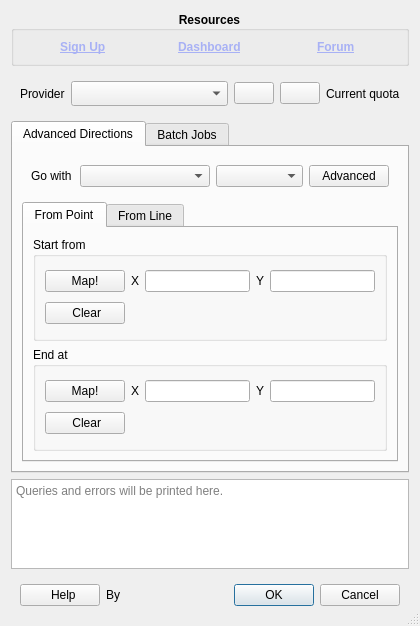
<?xml version="1.0" encoding="UTF-8"?>
<ui version="4.0">
 <class>ORStoolsDialogBase</class>
 <widget class="QDialog" name="ORStoolsDialogBase">
  <property name="geometry">
   <rect>
    <x>0</x>
    <y>0</y>
    <width>420</width>
    <height>626</height>
   </rect>
  </property>
  <property name="windowTitle">
   <string>ORS Tools</string>
  </property>
  <property name="sizeGripEnabled">
   <bool>true</bool>
  </property>
  <layout class="QVBoxLayout" name="verticalLayout_5">
   <item>
    <widget class="QGroupBox" name="resources_group">
     <property name="font">
      <font>
       <weight>75</weight>
       <bold>true</bold>
      </font>
     </property>
     <property name="title">
      <string>Resources</string>
     </property>
     <property name="alignment">
      <set>Qt::AlignCenter</set>
     </property>
     <property name="flat">
      <bool>false</bool>
     </property>
     <layout class="QHBoxLayout" name="horizontalLayout_3">
      <item alignment="Qt::AlignHCenter">
       <widget class="QLabel" name="label_3">
        <property name="font">
         <font>
          <weight>50</weight>
          <bold>false</bold>
         </font>
        </property>
        <property name="text">
         <string>&lt;html&gt;&lt;head/&gt;&lt;body&gt;&lt;p&gt;&lt;a href=&quot;https://openrouteservice.org/dev/#/signup&quot;&gt;&lt;span style=&quot;font-weight: bold; text-decoration: underline; color:#a8b1f5;&quot;&gt;Sign Up&lt;/span&gt;&lt;/a&gt;&lt;/p&gt;&lt;/body&gt;&lt;/html&gt;</string>
        </property>
        <property name="openExternalLinks">
         <bool>true</bool>
        </property>
       </widget>
      </item>
      <item alignment="Qt::AlignHCenter">
       <widget class="QLabel" name="label_2">
        <property name="font">
         <font>
          <weight>50</weight>
          <bold>false</bold>
         </font>
        </property>
        <property name="text">
         <string>&lt;html&gt;&lt;head/&gt;&lt;body&gt;&lt;p&gt;&lt;a href=&quot;https://openrouteservice.org/dev/#/home&quot;&gt;&lt;span style=&quot;font-weight: bold; text-decoration: underline; color:#a8b1f5;&quot;&gt;Dashboard&lt;/span&gt;&lt;/a&gt;&lt;/p&gt;&lt;/body&gt;&lt;/html&gt;</string>
        </property>
        <property name="openExternalLinks">
         <bool>true</bool>
        </property>
       </widget>
      </item>
      <item alignment="Qt::AlignHCenter">
       <widget class="QLabel" name="label">
        <property name="font">
         <font>
          <weight>50</weight>
          <bold>false</bold>
         </font>
        </property>
        <property name="text">
         <string>&lt;html&gt;&lt;head/&gt;&lt;body&gt;&lt;p&gt;&lt;a href=&quot;https://ask.openrouteservice.org/c/sdks&quot;&gt;&lt;span style=&quot;font-weight: bold; text-decoration: underline; color:#a8b1f5;&quot;&gt;Forum&lt;/span&gt;&lt;/a&gt;&lt;/p&gt;&lt;/body&gt;&lt;/html&gt;</string>
        </property>
        <property name="openExternalLinks">
         <bool>true</bool>
        </property>
       </widget>
      </item>
     </layout>
    </widget>
   </item>
   <item>
    <widget class="QWidget" name="widget_4" native="true">
     <property name="sizePolicy">
      <sizepolicy hsizetype="Preferred" vsizetype="Fixed">
       <horstretch>0</horstretch>
       <verstretch>0</verstretch>
      </sizepolicy>
     </property>
     <layout class="QHBoxLayout" name="horizontalLayout_7" stretch="0,0,0,0,0">
      <item>
       <widget class="QLabel" name="label_15">
        <property name="text">
         <string>Provider</string>
        </property>
       </widget>
      </item>
      <item>
       <widget class="QComboBox" name="provider_combo">
        <property name="sizePolicy">
         <sizepolicy hsizetype="Expanding" vsizetype="Fixed">
          <horstretch>0</horstretch>
          <verstretch>0</verstretch>
         </sizepolicy>
        </property>
        <property name="minimumSize">
         <size>
          <width>150</width>
          <height>25</height>
         </size>
        </property>
       </widget>
      </item>
      <item>
       <widget class="QPushButton" name="provider_refresh">
        <property name="sizePolicy">
         <sizepolicy hsizetype="Fixed" vsizetype="Fixed">
          <horstretch>0</horstretch>
          <verstretch>0</verstretch>
         </sizepolicy>
        </property>
        <property name="text">
         <string/>
        </property>
        <property name="icon">
         <iconset resource="resources.qrc">
          <normaloff>:/plugins/ORStools/img/icon_refresh.png</normaloff>:/plugins/ORStools/img/icon_refresh.png</iconset>
        </property>
       </widget>
      </item>
      <item>
       <widget class="QPushButton" name="provider_config">
        <property name="sizePolicy">
         <sizepolicy hsizetype="Fixed" vsizetype="Fixed">
          <horstretch>0</horstretch>
          <verstretch>0</verstretch>
         </sizepolicy>
        </property>
        <property name="text">
         <string/>
        </property>
        <property name="icon">
         <iconset resource="resources.qrc">
          <normaloff>:/plugins/ORStools/img/icon_settings.png</normaloff>:/plugins/ORStools/img/icon_settings.png</iconset>
        </property>
       </widget>
      </item>
      <item>
       <widget class="QLabel" name="quota_text">
        <property name="text">
         <string>Current quota</string>
        </property>
       </widget>
      </item>
     </layout>
    </widget>
   </item>
   <item>
    <widget class="QTabWidget" name="tabWidget">
     <property name="sizePolicy">
      <sizepolicy hsizetype="Expanding" vsizetype="Expanding">
       <horstretch>0</horstretch>
       <verstretch>0</verstretch>
      </sizepolicy>
     </property>
     <property name="currentIndex">
      <number>0</number>
     </property>
     <property name="usesScrollButtons">
      <bool>true</bool>
     </property>
     <widget class="QWidget" name="qwidget">
      <attribute name="title">
       <string>Advanced Directions</string>
      </attribute>
      <layout class="QVBoxLayout" name="verticalLayout_7">
       <item>
        <widget class="QWidget" name="routing_travel_group" native="true">
         <layout class="QHBoxLayout" name="horizontalLayout_2" stretch="1,3,2,0">
          <item>
           <widget class="QLabel" name="routing_travel_label">
            <property name="text">
             <string>Go with</string>
            </property>
           </widget>
          </item>
          <item>
           <widget class="QComboBox" name="routing_travel_combo">
            <property name="toolTip">
             <string>Mode of travel</string>
            </property>
           </widget>
          </item>
          <item>
           <widget class="QComboBox" name="routing_preference_combo">
            <property name="toolTip">
             <string>Preference</string>
            </property>
           </widget>
          </item>
          <item>
           <widget class="QPushButton" name="routing_advanced_button">
            <property name="toolTip">
             <string>Advanced options</string>
            </property>
            <property name="text">
             <string>Advanced</string>
            </property>
           </widget>
          </item>
         </layout>
        </widget>
       </item>
       <item>
        <widget class="QTabWidget" name="routing_tab">
         <property name="currentIndex">
          <number>0</number>
         </property>
         <widget class="QWidget" name="tab_frompoint">
          <attribute name="title">
           <string>From Point</string>
          </attribute>
          <layout class="QVBoxLayout" name="verticalLayout_6">
           <item>
            <widget class="QGroupBox" name="routing_frompoint_start_group">
             <property name="sizePolicy">
              <sizepolicy hsizetype="Preferred" vsizetype="Minimum">
               <horstretch>0</horstretch>
               <verstretch>0</verstretch>
              </sizepolicy>
             </property>
             <property name="title">
              <string>Start from</string>
             </property>
             <layout class="QGridLayout" name="gridLayout_6">
              <item row="0" column="0">
               <widget class="QPushButton" name="routing_frompoint_start_map">
                <property name="sizePolicy">
                 <sizepolicy hsizetype="Fixed" vsizetype="Fixed">
                  <horstretch>0</horstretch>
                  <verstretch>0</verstretch>
                 </sizepolicy>
                </property>
                <property name="text">
                 <string>Map!</string>
                </property>
               </widget>
              </item>
              <item row="0" column="1">
               <widget class="QLabel" name="label_6">
                <property name="sizePolicy">
                 <sizepolicy hsizetype="Fixed" vsizetype="Preferred">
                  <horstretch>0</horstretch>
                  <verstretch>0</verstretch>
                 </sizepolicy>
                </property>
                <property name="text">
                 <string>X</string>
                </property>
               </widget>
              </item>
              <item row="0" column="3">
               <widget class="QLabel" name="label_9">
                <property name="sizePolicy">
                 <sizepolicy hsizetype="Fixed" vsizetype="Preferred">
                  <horstretch>0</horstretch>
                  <verstretch>0</verstretch>
                 </sizepolicy>
                </property>
                <property name="text">
                 <string>Y</string>
                </property>
               </widget>
              </item>
              <item row="1" column="0">
               <widget class="QPushButton" name="routing_frompoint_start_clear">
                <property name="sizePolicy">
                 <sizepolicy hsizetype="Fixed" vsizetype="Fixed">
                  <horstretch>0</horstretch>
                  <verstretch>0</verstretch>
                 </sizepolicy>
                </property>
                <property name="text">
                 <string> Clear</string>
                </property>
                <property name="icon">
                 <iconset resource="resources.qrc">
                  <normaloff>:/plugins/ORStools/img/icon_clear.png</normaloff>:/plugins/ORStools/img/icon_clear.png</iconset>
                </property>
               </widget>
              </item>
              <item row="0" column="2">
               <widget class="QgsFilterLineEdit" name="routing_frompoint_start_x">
                <property name="sizePolicy">
                 <sizepolicy hsizetype="Maximum" vsizetype="Fixed">
                  <horstretch>0</horstretch>
                  <verstretch>0</verstretch>
                 </sizepolicy>
                </property>
                <property name="maximumSize">
                 <size>
                  <width>120</width>
                  <height>25</height>
                 </size>
                </property>
                <property name="qgisRelation" stdset="0">
                 <string/>
                </property>
               </widget>
              </item>
              <item row="0" column="4">
               <widget class="QgsFilterLineEdit" name="routing_frompoint_start_y">
                <property name="sizePolicy">
                 <sizepolicy hsizetype="Maximum" vsizetype="Fixed">
                  <horstretch>0</horstretch>
                  <verstretch>0</verstretch>
                 </sizepolicy>
                </property>
                <property name="maximumSize">
                 <size>
                  <width>120</width>
                  <height>25</height>
                 </size>
                </property>
                <property name="qgisRelation" stdset="0">
                 <string notr="true"/>
                </property>
               </widget>
              </item>
             </layout>
            </widget>
           </item>
           <item>
            <widget class="QGroupBox" name="routing_frompoint_end_group">
             <property name="title">
              <string>End at</string>
             </property>
             <layout class="QGridLayout" name="gridLayout_7">
              <item row="0" column="1">
               <widget class="QLabel" name="label_10">
                <property name="sizePolicy">
                 <sizepolicy hsizetype="Fixed" vsizetype="Preferred">
                  <horstretch>0</horstretch>
                  <verstretch>0</verstretch>
                 </sizepolicy>
                </property>
                <property name="text">
                 <string>X</string>
                </property>
               </widget>
              </item>
              <item row="0" column="0">
               <widget class="QPushButton" name="routing_frompoint_end_map">
                <property name="sizePolicy">
                 <sizepolicy hsizetype="Fixed" vsizetype="Fixed">
                  <horstretch>0</horstretch>
                  <verstretch>0</verstretch>
                 </sizepolicy>
                </property>
                <property name="text">
                 <string>Map!</string>
                </property>
               </widget>
              </item>
              <item row="1" column="0">
               <widget class="QPushButton" name="routing_frompoint_end_clear">
                <property name="sizePolicy">
                 <sizepolicy hsizetype="Fixed" vsizetype="Fixed">
                  <horstretch>0</horstretch>
                  <verstretch>0</verstretch>
                 </sizepolicy>
                </property>
                <property name="text">
                 <string> Clear</string>
                </property>
                <property name="icon">
                 <iconset resource="resources.qrc">
                  <normaloff>:/plugins/ORStools/img/icon_clear.png</normaloff>:/plugins/ORStools/img/icon_clear.png</iconset>
                </property>
               </widget>
              </item>
              <item row="0" column="2">
               <widget class="QgsFilterLineEdit" name="routing_frompoint_end_x">
                <property name="sizePolicy">
                 <sizepolicy hsizetype="Maximum" vsizetype="Fixed">
                  <horstretch>0</horstretch>
                  <verstretch>0</verstretch>
                 </sizepolicy>
                </property>
                <property name="maximumSize">
                 <size>
                  <width>120</width>
                  <height>25</height>
                 </size>
                </property>
                <property name="qgisRelation" stdset="0">
                 <string/>
                </property>
               </widget>
              </item>
              <item row="0" column="3">
               <widget class="QLabel" name="label_11">
                <property name="sizePolicy">
                 <sizepolicy hsizetype="Fixed" vsizetype="Preferred">
                  <horstretch>0</horstretch>
                  <verstretch>0</verstretch>
                 </sizepolicy>
                </property>
                <property name="text">
                 <string>Y</string>
                </property>
               </widget>
              </item>
              <item row="0" column="4">
               <widget class="QgsFilterLineEdit" name="routing_frompoint_end_y">
                <property name="sizePolicy">
                 <sizepolicy hsizetype="Maximum" vsizetype="Fixed">
                  <horstretch>0</horstretch>
                  <verstretch>0</verstretch>
                 </sizepolicy>
                </property>
                <property name="maximumSize">
                 <size>
                  <width>120</width>
                  <height>25</height>
                 </size>
                </property>
                <property name="qgisRelation" stdset="0">
                 <string notr="true"/>
                </property>
               </widget>
              </item>
             </layout>
            </widget>
           </item>
          </layout>
         </widget>
         <widget class="QWidget" name="tab_fromline">
          <attribute name="title">
           <string>From Line</string>
          </attribute>
          <layout class="QGridLayout" name="gridLayout">
           <item row="0" column="0">
            <widget class="QPushButton" name="routing_fromline_map">
             <property name="sizePolicy">
              <sizepolicy hsizetype="Fixed" vsizetype="Fixed">
               <horstretch>0</horstretch>
               <verstretch>0</verstretch>
              </sizepolicy>
             </property>
             <property name="text">
              <string>Map!</string>
             </property>
            </widget>
           </item>
           <item row="0" column="1">
            <widget class="QPushButton" name="routing_fromline_remove">
             <property name="sizePolicy">
              <sizepolicy hsizetype="Fixed" vsizetype="Fixed">
               <horstretch>0</horstretch>
               <verstretch>0</verstretch>
              </sizepolicy>
             </property>
             <property name="maximumSize">
              <size>
               <width>30</width>
               <height>25</height>
              </size>
             </property>
             <property name="text">
              <string>&lt;</string>
             </property>
            </widget>
           </item>
           <item row="0" column="2" rowspan="3">
            <widget class="QListWidget" name="routing_fromline_list">
             <property name="sizePolicy">
              <sizepolicy hsizetype="Expanding" vsizetype="Minimum">
               <horstretch>0</horstretch>
               <verstretch>0</verstretch>
              </sizepolicy>
             </property>
             <property name="minimumSize">
              <size>
               <width>0</width>
               <height>210</height>
              </size>
             </property>
             <property name="selectionMode">
              <enum>QAbstractItemView::MultiSelection</enum>
             </property>
            </widget>
           </item>
           <item row="1" column="0">
            <widget class="QPushButton" name="routing_fromline_clear">
             <property name="sizePolicy">
              <sizepolicy hsizetype="Fixed" vsizetype="Fixed">
               <horstretch>0</horstretch>
               <verstretch>0</verstretch>
              </sizepolicy>
             </property>
             <property name="text">
              <string> Clear</string>
             </property>
             <property name="icon">
              <iconset>
               <normaloff>img/icon_clear.png</normaloff>img/icon_clear.png</iconset>
             </property>
            </widget>
           </item>
          </layout>
         </widget>
        </widget>
       </item>
      </layout>
     </widget>
     <widget class="QWidget" name="batch_tab">
      <attribute name="title">
       <string>Batch Jobs</string>
      </attribute>
      <layout class="QVBoxLayout" name="verticalLayout">
       <item>
        <widget class="QGroupBox" name="groupBox">
         <property name="title">
          <string>Directions</string>
         </property>
         <layout class="QHBoxLayout" name="horizontalLayout">
          <item>
           <widget class="QPushButton" name="batch_line">
            <property name="sizePolicy">
             <sizepolicy hsizetype="Minimum" vsizetype="Fixed">
              <horstretch>0</horstretch>
              <verstretch>0</verstretch>
             </sizepolicy>
            </property>
            <property name="text">
             <string>Directions from Lines</string>
            </property>
           </widget>
          </item>
          <item>
           <widget class="QPushButton" name="batch_point">
            <property name="sizePolicy">
             <sizepolicy hsizetype="Minimum" vsizetype="Fixed">
              <horstretch>0</horstretch>
              <verstretch>0</verstretch>
             </sizepolicy>
            </property>
            <property name="text">
             <string>Directions from Points</string>
            </property>
           </widget>
          </item>
         </layout>
        </widget>
       </item>
       <item>
        <widget class="QGroupBox" name="groupBox_2">
         <property name="title">
          <string>Isochrones</string>
         </property>
         <layout class="QHBoxLayout" name="horizontalLayout_4">
          <item>
           <widget class="QPushButton" name="batch_iso">
            <property name="text">
             <string>Isochrones</string>
            </property>
           </widget>
          </item>
         </layout>
        </widget>
       </item>
       <item>
        <widget class="QGroupBox" name="groupBox_3">
         <property name="title">
          <string>Matrix</string>
         </property>
         <layout class="QHBoxLayout" name="horizontalLayout_5">
          <item>
           <widget class="QPushButton" name="batch_matrix">
            <property name="text">
             <string>Matrix</string>
            </property>
           </widget>
          </item>
         </layout>
        </widget>
       </item>
       <item>
        <spacer name="verticalSpacer">
         <property name="orientation">
          <enum>Qt::Vertical</enum>
         </property>
         <property name="sizeHint" stdset="0">
          <size>
           <width>20</width>
           <height>40</height>
          </size>
         </property>
        </spacer>
       </item>
      </layout>
     </widget>
    </widget>
   </item>
   <item>
    <widget class="QTextBrowser" name="debug_text">
     <property name="sizePolicy">
      <sizepolicy hsizetype="Expanding" vsizetype="Minimum">
       <horstretch>0</horstretch>
       <verstretch>0</verstretch>
      </sizepolicy>
     </property>
     <property name="minimumSize">
      <size>
       <width>0</width>
       <height>80</height>
      </size>
     </property>
     <property name="autoFormatting">
      <set>QTextEdit::AutoBulletList</set>
     </property>
     <property name="placeholderText">
      <string>Queries and errors will be printed here.</string>
     </property>
     <property name="openExternalLinks">
      <bool>true</bool>
     </property>
    </widget>
   </item>
   <item>
    <widget class="QWidget" name="widget_2" native="true">
     <layout class="QHBoxLayout" name="horizontalLayout_8">
      <item>
       <widget class="QPushButton" name="help_button">
        <property name="sizePolicy">
         <sizepolicy hsizetype="Fixed" vsizetype="Fixed">
          <horstretch>0</horstretch>
          <verstretch>0</verstretch>
         </sizepolicy>
        </property>
        <property name="text">
         <string>  Help</string>
        </property>
        <property name="icon">
         <iconset resource="resources.qrc">
          <normaloff>:/plugins/ORStools/img/icon_help.png</normaloff>:/plugins/ORStools/img/icon_help.png</iconset>
        </property>
       </widget>
      </item>
      <item>
       <widget class="QLabel" name="label_16">
        <property name="sizePolicy">
         <sizepolicy hsizetype="Fixed" vsizetype="Maximum">
          <horstretch>0</horstretch>
          <verstretch>0</verstretch>
         </sizepolicy>
        </property>
        <property name="text">
         <string>&lt;html&gt;&lt;head/&gt;&lt;body&gt;&lt;p&gt;By &lt;a href=&quot;https://gis-ops.com&quot;&gt;&lt;img src=&quot;:/plugins/ORStools/img/logo_gisops_300.png&quot; width=100/&gt;&lt;/a&gt;&lt;/p&gt;&lt;/body&gt;&lt;/html&gt;</string>
        </property>
        <property name="openExternalLinks">
         <bool>true</bool>
        </property>
       </widget>
      </item>
      <item>
       <widget class="QDialogButtonBox" name="global_buttons">
        <property name="orientation">
         <enum>Qt::Horizontal</enum>
        </property>
        <property name="standardButtons">
         <set>QDialogButtonBox::Cancel|QDialogButtonBox::Ok</set>
        </property>
       </widget>
      </item>
     </layout>
    </widget>
   </item>
  </layout>
  <zorder>tabWidget</zorder>
  <zorder>widget_4</zorder>
  <zorder>resources_group</zorder>
  <zorder>widget_2</zorder>
  <zorder>debug_text</zorder>
 </widget>
 <customwidgets>
  <customwidget>
   <class>QgsFilterLineEdit</class>
   <extends>QLineEdit</extends>
   <header>qgsfilterlineedit.h</header>
  </customwidget>
 </customwidgets>
 <tabstops>
  <tabstop>tabWidget</tabstop>
 </tabstops>
 <resources>
  <include location="resources.qrc"/>
 </resources>
 <connections>
  <connection>
   <sender>global_buttons</sender>
   <signal>accepted()</signal>
   <receiver>ORStoolsDialogBase</receiver>
   <slot>accept()</slot>
   <hints>
    <hint type="sourcelabel">
     <x>20</x>
     <y>20</y>
    </hint>
    <hint type="destinationlabel">
     <x>20</x>
     <y>20</y>
    </hint>
   </hints>
  </connection>
  <connection>
   <sender>global_buttons</sender>
   <signal>rejected()</signal>
   <receiver>ORStoolsDialogBase</receiver>
   <slot>reject()</slot>
   <hints>
    <hint type="sourcelabel">
     <x>20</x>
     <y>20</y>
    </hint>
    <hint type="destinationlabel">
     <x>20</x>
     <y>20</y>
    </hint>
   </hints>
  </connection>
 </connections>
</ui>
